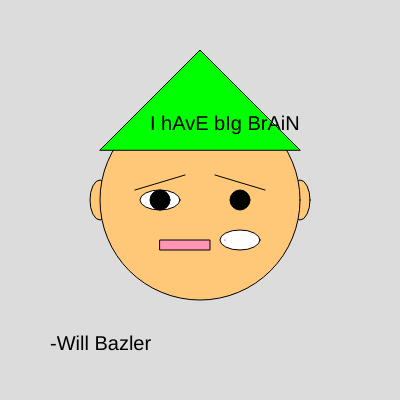
Frame 1 (no input)
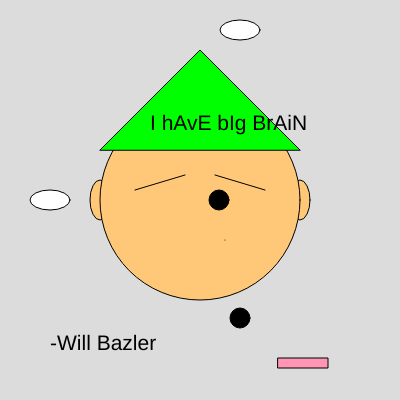
Frame 60 (no input)
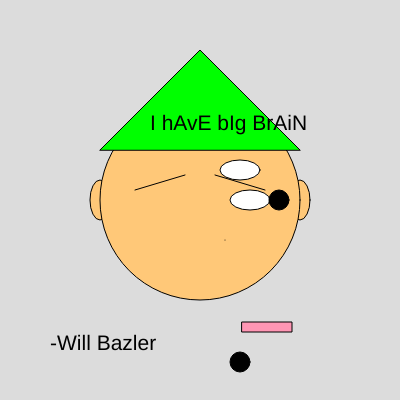
Frame 120 (the mouse pressed at the canvas centre since frame 60)

The p5.js sketch that drew these frames (run headless with seeded random() and noise() and a simulated clock; from frame 60 on, the mouse is pressed at the canvas centre):

// p5.js sketch
// ── sketch.js
//vars for eyes
var xleftblackmovement = 160;
var yrightblackmovement = 200;
var xleftwhitemovement = 160;
var yrightwhitemovement = 240;

var randommovement1;
var randommovement2;
var randommovement3;
var randommovement4;

//vars for mouth
var xmouthmovement = 160;
var ymouthmovement = 240;

var randommovement5;

//vars for text
var textsize = 20;

var textmovement = -1;


function setup() {
  createCanvas(400, 400);
  randommovement1 = Math.floor(Math.random() * 10) + 1;
  randommovement2 = Math.floor(Math.random() * 10) + 1;
  randommovement3 = Math.floor(Math.random() * 10) + 1;
  randommovement4 = Math.floor(Math.random() * 10) + 1;
  randommovement5 = Math.floor(Math.random() * 10) + 1;

}

function draw() {
  
  //background
  background(220);
  
  //ears
  fill(255,200,120);
  ellipse(100,200,20,40);
  ellipse(300,200,20,40);
  
  //face
  circle(200,200,200);
  
  //eyes
  fill(255,255,255);
  ellipse(xleftwhitemovement,200,40,20);
  ellipse(240,yrightwhitemovement,40,20);
  if(xleftwhitemovement >= 400 || xleftwhitemovement <= 0)
    {
       randommovement1 *= -1;
    }

     xleftwhitemovement += randommovement1;
  
  if(yrightwhitemovement >= 400 || yrightwhitemovement <= 0)
    {
       randommovement2 *= -1;
    }

     yrightwhitemovement += randommovement2;
  
  fill(0,0,0);
  circle(xleftblackmovement,200,20);
  circle(240,yrightblackmovement,20);
  //left black moves x and right black moves y
  if(xleftblackmovement >= 400 || xleftblackmovement <= 0)
    {
       randommovement3 *= -1;
    }

     xleftblackmovement += randommovement3;
  
  if(yrightblackmovement >= 400 || yrightblackmovement <= 0)
    {
       randommovement4 *= -1;
    }

     yrightblackmovement += randommovement4;
  
  
  //mouth
  fill(255,150,180);
  rect(xmouthmovement,ymouthmovement,50,10);
  if((xmouthmovement >= 400 || xmouthmovement <= 0) || (ymouthmovement >= 400 || ymouthmovement <= 0))
    {
       randommovement5 *= -1;
    }

     xmouthmovement += randommovement5;
     ymouthmovement += randommovement5;
  
  //hat
  fill(0,255,0);
  triangle(100, 150, 200, 50, 300, 150);
  
  
  //eyebrows and dimple
  line(135, 190, 185, 175);
  line(215, 175, 265, 190);
  point(225, 240);
  
  //text
  fill(0,0,0);
  textSize(textsize);
  text('I hAvE bIg BrAiN', 150, 130);
  
  
  fill(0,0,0);
  text('-Will Bazler', 50, 350);
  
  if(textsize >= 20 || textsize <= 25)
    {
       textmovement *= -1;
    }

     textsize += textmovement;
  
 
  
  
}
